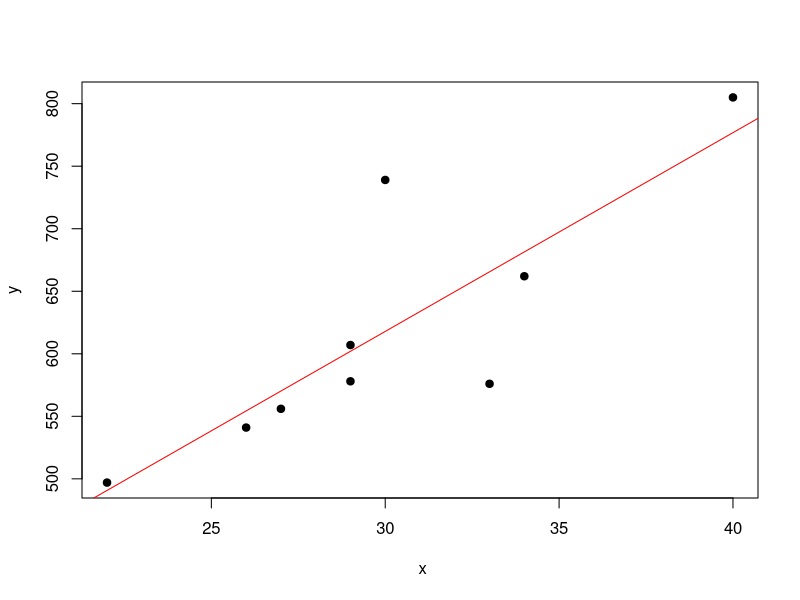

R code for this plot:
## ---- chunk 1
knitr::opts_chunk$set(echo = TRUE)
## ---- chunk 2
library(kableExtra)
x = c(22,26,27,33,29,29,34,30,40)
y = c(497,541,556,576,578,607,662,739,805)
df = data.frame(x,y)
kable(df) %>%
  kable_styling(full_width = F, position = 'float_left', font_size = 7)
## ---- chunk 3
cor(x,y)
## ---- chunk 4
q1  = plot(x,y, xlab = ' x', ylab = 'y', pch = 19) 
abline(lm(y~x), col = 'red')
## ---- chunk 5
model = lm(formula = y ~ x)
model
summary(model)
## ---- chunk 6
Y = 141.08 + 15.89 * (31)
Y
